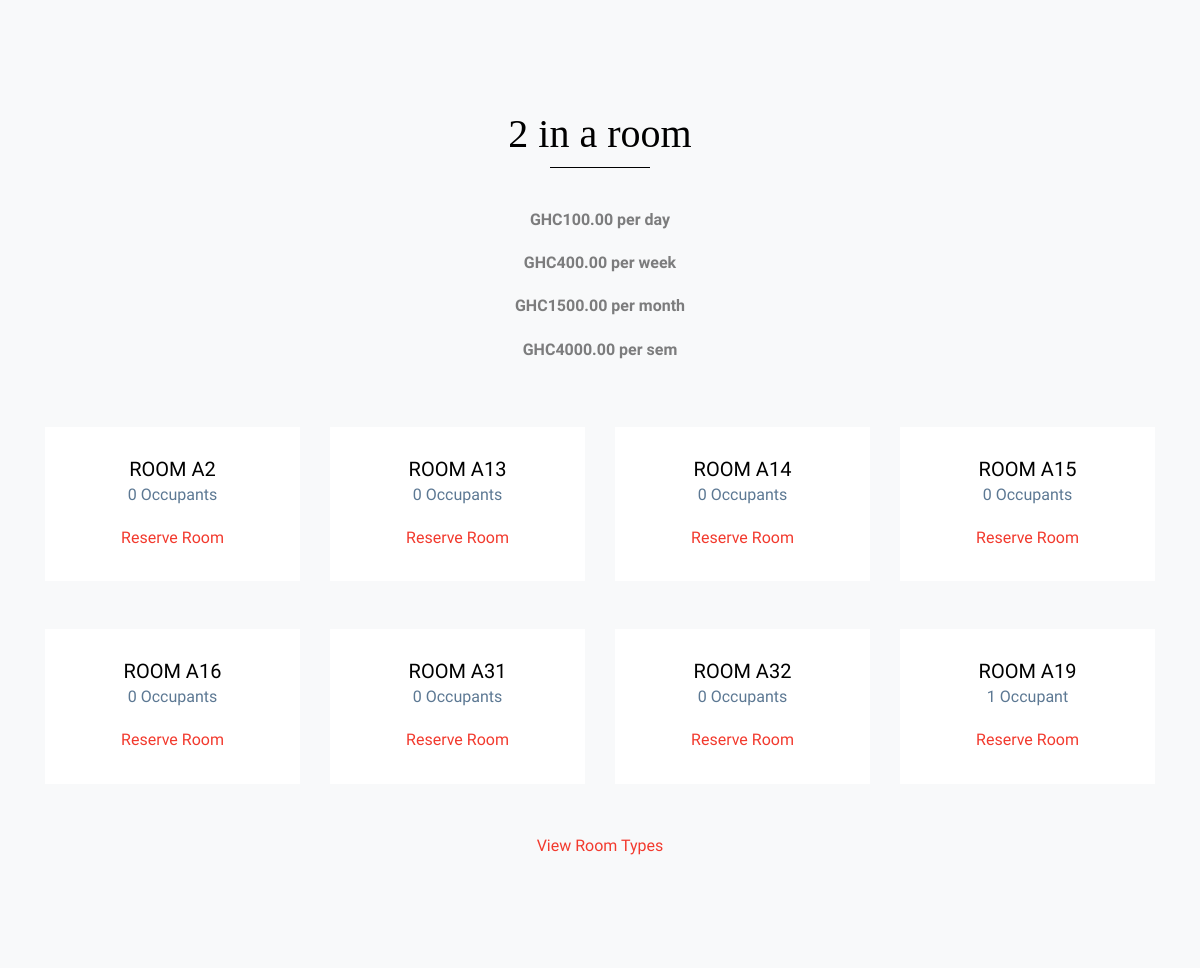
/hostel/rooms/3/ (middle part), run on an earlier commit of the app's database.
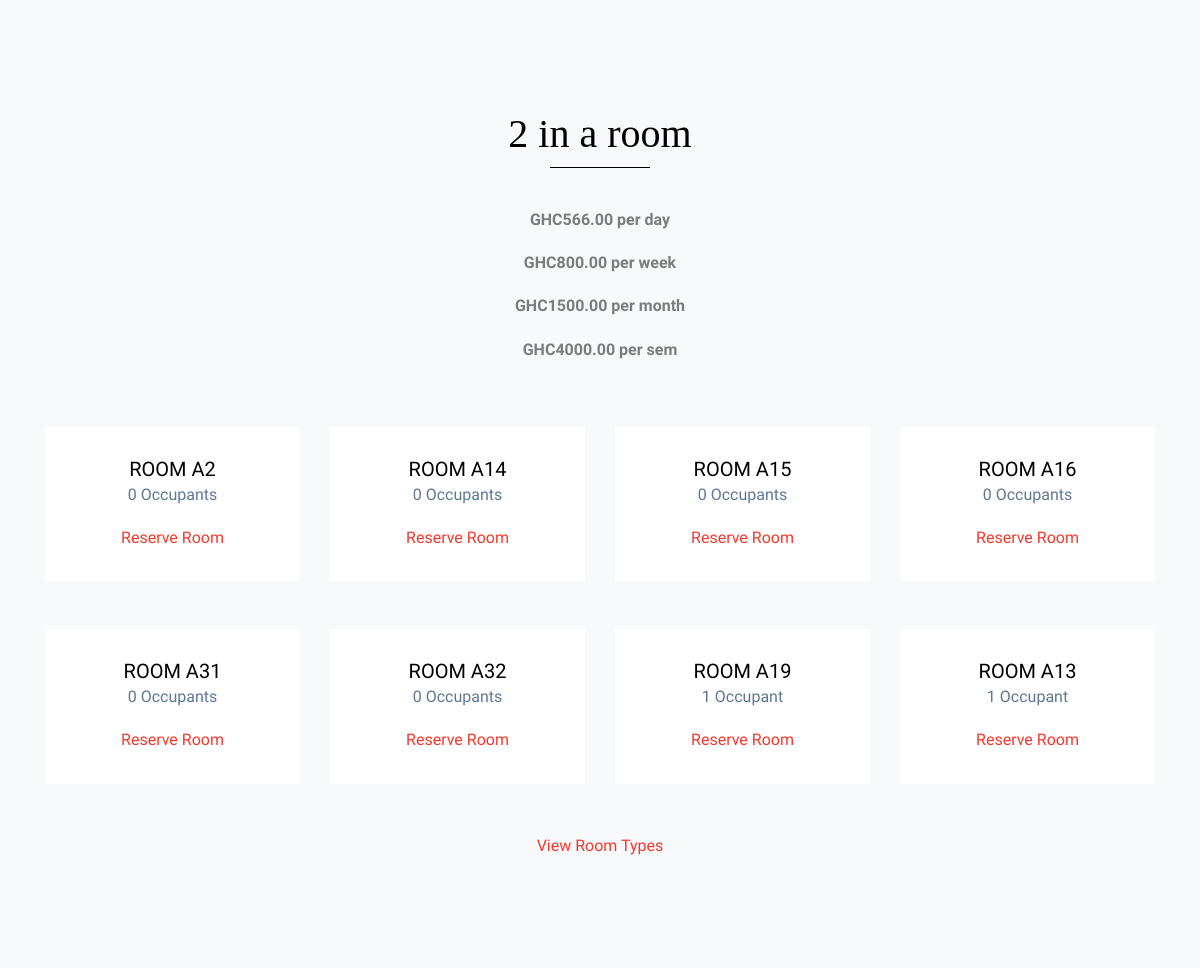
And on a later commit of the database.
### hostel/models.py (models this page shows, shortened)
class Room_Type(models.Model):
    capacity = models.PositiveSmallIntegerField()
    price_per_day = models.DecimalField(null=True, blank=True, max_digits=7, decimal_places=2)
    price_per_week = models.DecimalField(null=True, blank=True, max_digits=7, decimal_places=2)
    price_per_month = models.DecimalField(null=True, blank=True, max_digits=7, decimal_places=2)
    price_per_sem = models.DecimalField(max_digits=7, decimal_places=2)
    image1 = models.ImageField(null=True, blank=True, upload_to='static/images/', max_length=100)
    image2 = models.ImageField(null=True, blank=True, upload_to='static/images/', max_length=100)
    image3 = models.ImageField(null=True, blank=True, upload_to='static/images/', max_length=100)
    class Meta:
        ordering = ["capacity"]

class Room(models.Model):
    room_type = models.ForeignKey(Room_Type, related_name='rooms', on_delete=models.CASCADE)
    name = models.CharField(max_length=50, help_text='Name must be a maximum of 50 characters', unique=True)
    num_of_people = models.PositiveSmallIntegerField(default=0)
    status = models.CharField(max_length=30, default='Available') #full or available
    class Meta:
        ordering = ["name"]

### hostel/views.py (the view)
# urls.py: path('rooms/<int:room_type>/', views.AvailableRoomsView.as_view(), name="available_rooms"),
class AvailableRoomsView(ListView):
    model = Room
    context_object_name = 'rooms'
    template_name = 'rooms.html'
    paginate_by = 8
    def get_context_data(self, **kwargs):
        context = super(AvailableRoomsView, self).get_context_data(**kwargs)
        context['room_type'] = self.room_type
        return context
    def get_queryset(self):
        self.room_type = get_object_or_404(Room_Type, pk=self.kwargs.get('room_type'))
        queryset = self.room_type.rooms.order_by('num_of_people')
        return queryset.filter(num_of_people__lt=self.room_type.capacity)

### templates/rooms.html (shortened to what this page needs)
{% extends 'master.html' %}
{% block body %}
{% if room_types %}
<div class="site-section bg-light">
    <div class="container">
      <!-- <div class="row">
        <div class="col-md-6 mx-auto text-center mb-5 section-heading">
          <h2 class="mb-5">Our Room Types</h2>
        </div>
      </div> -->
      <div class="row">
        {% for room_type in room_types %}
        <div class="col-md-6 col-lg-3 mb-5">
          <div class="hotel-room text-center">
            <a href="{% url 'available_rooms' room_type.pk%}" class="d-block mb-0 thumbnail"><img src="/{{room_type.image1}}" alt="Image" class="img-fluid"></a>
            <div class="hotel-room-body">
              <h3 class="heading mb-0"><a href="{% url 'available_rooms' room_type.pk%}">{{ room_type.capacity }} in a room</a></h3>
              <p><strong class="price">GHC{{ room_type.price_per_sem }} / per sem</strong></p>
              <p><strong class="price">{{ room_type.count_available_rooms }} room{{room_type.count_available_rooms|pluralize}} available</strong></p>
              <a href="{% url 'available_rooms' room_type.pk%}">View Available Rooms</a>
            </div>
          </div>
        </div>
        {% endfor %}
      </div>
    </div>
  </div>
  {% else %}
<div class="site-section bg-light">
  <div class="container">
    <div class="row">
      <div class="col-md-6 mx-auto text-center mb-5 section-heading">
        <h2 class="mb-5">{{room_type.capacity}} in a room</h2>
        {% if room_type.price_per_day %}
        <p><strong class="price">GHC{{ room_type.price_per_day }} per day</strong></p>
        {% endif %}
        {% if room_type.price_per_week %}
        <p><strong class="price">GHC{{ room_type.price_per_week }} per week</strong></p>
        {% endif %}
        {% if room_type.price_per_month %}
        <p><strong class="price">GHC{{ room_type.price_per_month }} per month</strong></p>
        {% endif %}
        <p><strong class="price">GHC{{ room_type.price_per_sem }} per sem</strong></p>
      </div>
    </div>
    <div class="row">
    {% if rooms %}
      {% for room in rooms %}
      <div class="col-md-6 col-lg-3 mb-5">
        <div class="hotel-room text-center">
          <div class="hotel-room-body">
            <h3 class="heading mb-0"><a href="{% url 'reservation' room_type.pk room.pk %}">Room {{ room.name }}</a></h3>
            <p><strong class="price">{{ room.num_of_people }} Occupant{{room.num_of_people|pluralize}}</strong></p>
            <a href="{% url 'reservation' room_type.pk room.pk %}">Reserve Room</a>
          </div>
        </div>
      </div>
      {% endfor %}
      <div style="width: 100%; text-align: center;">
        <a href="{% url 'rooms' %}">View Room Types</a>
      </div>
    {% else %}
    <div style="width: 100%; text-align: center;">
      <h4>No available rooms at this moment, please try other room types</h4>
      <a href="{% url 'rooms' %}">View Room Types</a>
    </div>
    {% endif %}
    </div>
  </div>
</div>
{% endif %}
{% endblock %}

What changed in the data, as far as the page shows it:
changed Room_Type: price_per_day "100.00" → "566.00"; price_per_week "400.00" → "800.00"
changed Room (number 8 of 8 on the later page): num_of_people "0" → "1"; moves down the list
